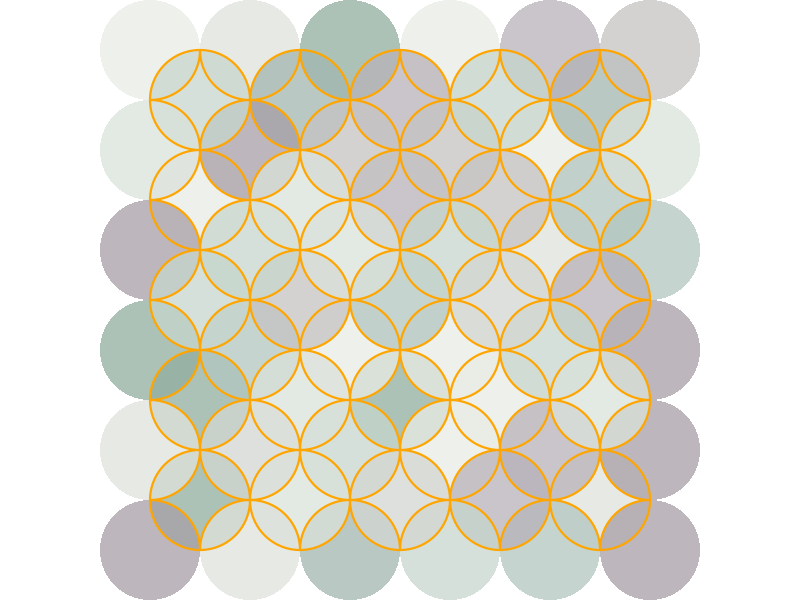
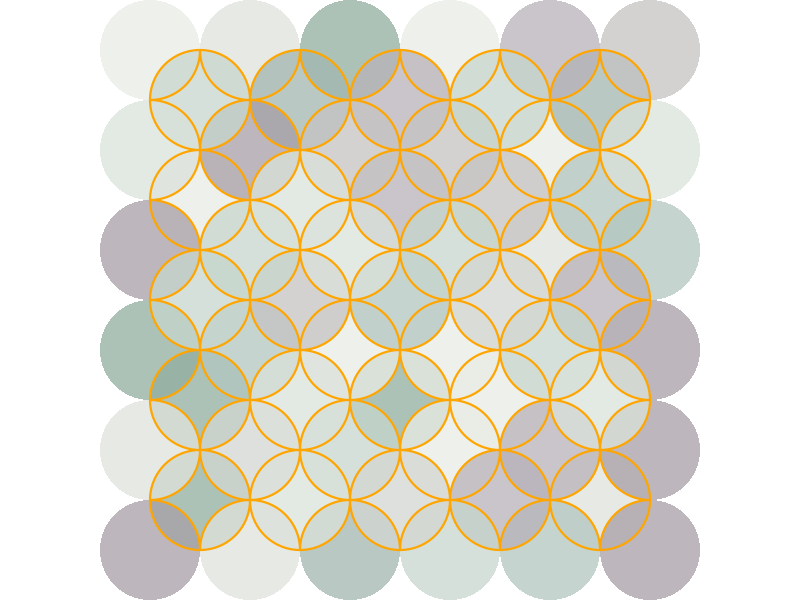

These charts were generated, in order, by the following R code:
library(ggplot2)
library(dplyr)
library(ggforce)

# Source of Art:
# https://www.locksgallery.com/exhibitions/edna-andrade-symmetries

# Shoutout to Miles Ott for these colors
colors = c(
  "#dfe2db",
  "#d3d5d2",
  "#c4c3c1",
  "#b7b2b8",
  "#a79da5",
  "#91ad9f",
  "#a1b6af",
  "#b1c6bf",
  "#c6d6cc",
  "#dae1d9",
  "#e8ebe4"
)

x = seq(1, by = .5, length.out = length(colors))
y = seq(1, by = .5, length.out = length(colors))


grids_1 = expand.grid(x0 = x[seq(1, 11, by = 2)],
                      y0 = y[seq(1, 11, by = 2)])

grids_2 = expand.grid(x0 = x[seq(2, 11, by = 2)],
                      y0 = y[seq(2, 11, by = 2)])

grids = bind_rows(grids_1, grids_2)

circles = grids %>%
  arrange(x0) %>%
  mutate(r = .5,
         fill = sample(colors, 
                       n(), 
                       replace = TRUE))

arcs = circles %>%
  # Bottom Right
  mutate(start1 = if_else(y0 == 1 | x0 == 6,
                          NA_real_,
                          2/4*pi),
         end1 = if_else(y0 == 1 | x0 == 6,
                        NA_real_,
                        pi)) %>%
  # Bottom Left
  mutate(start2 = if_else(x0 == 1 | y0 == 1,
                          NA_real_,
                          pi),
         end2 = if_else(x0 == 1 | y0 == 1,
                        NA_real_,
                        6/4*pi)) %>%
  # Top Left
  mutate(start3 = if_else(x0 == 1 | y0 == 6,
                          NA_real_,
                          6/4*pi),
         end3 = if_else(x0 == 1 | y0 == 6,
                        NA_real_,
                        2*pi)) %>%
  # Top Right
  mutate(start4 = if_else(x0 == 6 | y0 == 6,
                          NA_real_,
                          0),
         end4 = if_else(x0 == 6 | y0 == 6,
                        NA_real_,
                        2/4*pi))

ggplot() +
  geom_circle(data = circles,
              aes(x0 = x0, y0 = y0,
                  r = r,
                  fill = fill),
              alpha = 0.75,
              color = NA) +
  geom_arc(data = arcs,
           aes(x0 = x0, y0 = y0, r = r,
               start = start1, end = end1),
           size = .75,
           color = "orange") +
  geom_arc(data = arcs,
           aes(x0 = x0, y0 = y0, r = r,
               start = start2, end = end2),
           size = .75,
           color = "orange") +
  geom_arc(data = arcs,
           aes(x0 = x0, y0 = y0, r = r,
               start = start3, end = end3),
           size = .75,
           color = "orange") +
  geom_arc(data = arcs,
           aes(x0 = x0, y0 = y0, r = r,
               start = start4, end = end4),
           size = .75,
           color = "orange") +
  coord_equal(expand = FALSE) +
  scale_fill_identity() +
  theme_void() +
  theme(legend.position = "none")

ggsave(filename = "andrade_v1.png", 
       plot = last_plot(), 
       path = here::here("andrade_twilight_wave", "outputs"),
       device = "png", width = 12, height = 12, units = "in",
       dpi = 300)


